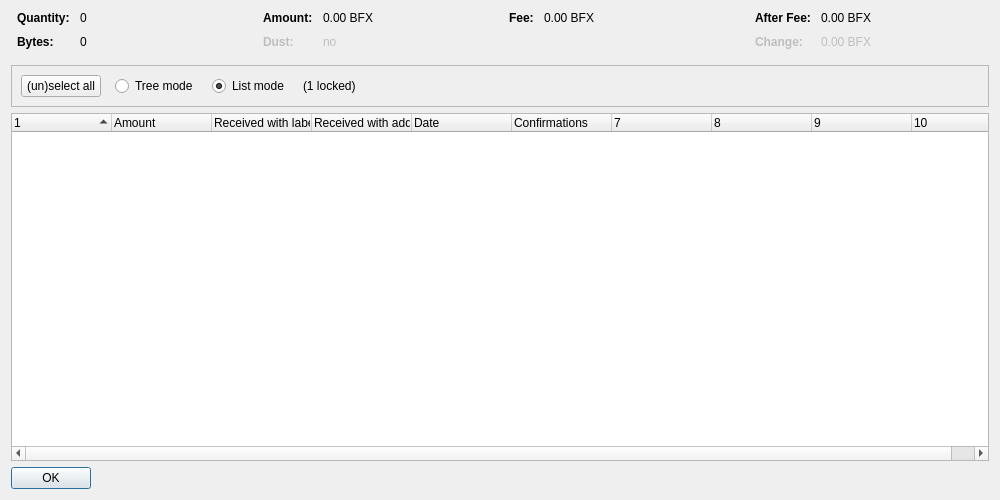
<?xml version="1.0" encoding="UTF-8"?>
<ui version="4.0">
 <class>CoinControlDialog</class>
 <widget class="QDialog" name="CoinControlDialog">
  <property name="geometry">
   <rect>
    <x>0</x>
    <y>0</y>
    <width>1000</width>
    <height>500</height>
   </rect>
  </property>
  <property name="windowTitle">
   <string>Coin Selection</string>
  </property>
  <layout class="QVBoxLayout" name="verticalLayout">
   <item>
    <layout class="QHBoxLayout" name="horizontalLayoutTop" stretch="0,0,0,0">
     <property name="topMargin">
      <number>0</number>
     </property>
     <property name="bottomMargin">
      <number>10</number>
     </property>
     <item>
      <layout class="QFormLayout" name="formLayoutCoinControl1">
       <property name="horizontalSpacing">
        <number>10</number>
       </property>
       <property name="verticalSpacing">
        <number>10</number>
       </property>
       <property name="leftMargin">
        <number>6</number>
       </property>
       <property name="rightMargin">
        <number>6</number>
       </property>
       <item row="0" column="0">
        <widget class="QLabel" name="labelCoinControlQuantityText">
         <property name="font">
          <font>
           <weight>75</weight>
           <bold>true</bold>
          </font>
         </property>
         <property name="text">
          <string>Quantity:</string>
         </property>
        </widget>
       </item>
       <item row="0" column="1">
        <widget class="QLabel" name="labelCoinControlQuantity">
         <property name="cursor">
          <cursorShape>IBeamCursor</cursorShape>
         </property>
         <property name="contextMenuPolicy">
          <enum>Qt::ActionsContextMenu</enum>
         </property>
         <property name="text">
          <string notr="true">0</string>
         </property>
         <property name="textInteractionFlags">
          <set>Qt::LinksAccessibleByMouse|Qt::TextSelectableByKeyboard|Qt::TextSelectableByMouse</set>
         </property>
        </widget>
       </item>
       <item row="1" column="0">
        <widget class="QLabel" name="labelCoinControlBytesText">
         <property name="font">
          <font>
           <weight>75</weight>
           <bold>true</bold>
          </font>
         </property>
         <property name="text">
          <string>Bytes:</string>
         </property>
        </widget>
       </item>
       <item row="1" column="1">
        <widget class="QLabel" name="labelCoinControlBytes">
         <property name="cursor">
          <cursorShape>IBeamCursor</cursorShape>
         </property>
         <property name="contextMenuPolicy">
          <enum>Qt::ActionsContextMenu</enum>
         </property>
         <property name="text">
          <string notr="true">0</string>
         </property>
         <property name="textInteractionFlags">
          <set>Qt::LinksAccessibleByMouse|Qt::TextSelectableByKeyboard|Qt::TextSelectableByMouse</set>
         </property>
        </widget>
       </item>
      </layout>
     </item>
     <item>
      <layout class="QFormLayout" name="formLayoutCoinControl2">
       <property name="horizontalSpacing">
        <number>10</number>
       </property>
       <property name="verticalSpacing">
        <number>10</number>
       </property>
       <property name="leftMargin">
        <number>6</number>
       </property>
       <property name="rightMargin">
        <number>6</number>
       </property>
       <item row="0" column="0">
        <widget class="QLabel" name="labelCoinControlAmountText">
         <property name="font">
          <font>
           <weight>75</weight>
           <bold>true</bold>
          </font>
         </property>
         <property name="text">
          <string>Amount:</string>
         </property>
        </widget>
       </item>
       <item row="0" column="1">
        <widget class="QLabel" name="labelCoinControlAmount">
         <property name="cursor">
          <cursorShape>IBeamCursor</cursorShape>
         </property>
         <property name="contextMenuPolicy">
          <enum>Qt::ActionsContextMenu</enum>
         </property>
         <property name="text">
          <string notr="true">0.00 BFX</string>
         </property>
         <property name="textInteractionFlags">
          <set>Qt::LinksAccessibleByMouse|Qt::TextSelectableByKeyboard|Qt::TextSelectableByMouse</set>
         </property>
        </widget>
       </item>
       <item row="1" column="0">
        <widget class="QLabel" name="labelCoinControlLowOutputText">
         <property name="enabled">
          <bool>false</bool>
         </property>
         <property name="font">
          <font>
           <weight>75</weight>
           <bold>true</bold>
          </font>
         </property>
         <property name="text">
          <string>Dust:</string>
         </property>
        </widget>
       </item>
       <item row="1" column="1">
        <widget class="QLabel" name="labelCoinControlLowOutput">
         <property name="enabled">
          <bool>false</bool>
         </property>
         <property name="cursor">
          <cursorShape>IBeamCursor</cursorShape>
         </property>
         <property name="contextMenuPolicy">
          <enum>Qt::ActionsContextMenu</enum>
         </property>
         <property name="text">
          <string notr="true">no</string>
         </property>
         <property name="textInteractionFlags">
          <set>Qt::LinksAccessibleByMouse|Qt::TextSelectableByKeyboard|Qt::TextSelectableByMouse</set>
         </property>
        </widget>
       </item>
      </layout>
     </item>
     <item>
      <layout class="QFormLayout" name="formLayoutCoinControl3">
       <property name="horizontalSpacing">
        <number>10</number>
       </property>
       <property name="verticalSpacing">
        <number>10</number>
       </property>
       <property name="leftMargin">
        <number>6</number>
       </property>
       <property name="rightMargin">
        <number>6</number>
       </property>
       <item row="0" column="0">
        <widget class="QLabel" name="labelCoinControlFeeText">
         <property name="font">
          <font>
           <weight>75</weight>
           <bold>true</bold>
          </font>
         </property>
         <property name="text">
          <string>Fee:</string>
         </property>
        </widget>
       </item>
       <item row="0" column="1">
        <widget class="QLabel" name="labelCoinControlFee">
         <property name="cursor">
          <cursorShape>IBeamCursor</cursorShape>
         </property>
         <property name="contextMenuPolicy">
          <enum>Qt::ActionsContextMenu</enum>
         </property>
         <property name="text">
          <string notr="true">0.00 BFX</string>
         </property>
         <property name="textInteractionFlags">
          <set>Qt::LinksAccessibleByMouse|Qt::TextSelectableByKeyboard|Qt::TextSelectableByMouse</set>
         </property>
        </widget>
       </item>
      </layout>
     </item>
     <item>
      <layout class="QFormLayout" name="formLayoutCoinControl4">
       <property name="horizontalSpacing">
        <number>10</number>
       </property>
       <property name="verticalSpacing">
        <number>10</number>
       </property>
       <property name="leftMargin">
        <number>6</number>
       </property>
       <property name="rightMargin">
        <number>6</number>
       </property>
       <item row="0" column="0">
        <widget class="QLabel" name="labelCoinControlAfterFeeText">
         <property name="font">
          <font>
           <weight>75</weight>
           <bold>true</bold>
          </font>
         </property>
         <property name="text">
          <string>After Fee:</string>
         </property>
        </widget>
       </item>
       <item row="0" column="1">
        <widget class="QLabel" name="labelCoinControlAfterFee">
         <property name="cursor">
          <cursorShape>IBeamCursor</cursorShape>
         </property>
         <property name="contextMenuPolicy">
          <enum>Qt::ActionsContextMenu</enum>
         </property>
         <property name="text">
          <string notr="true">0.00 BFX</string>
         </property>
         <property name="textInteractionFlags">
          <set>Qt::LinksAccessibleByMouse|Qt::TextSelectableByKeyboard|Qt::TextSelectableByMouse</set>
         </property>
        </widget>
       </item>
       <item row="1" column="0">
        <widget class="QLabel" name="labelCoinControlChangeText">
         <property name="enabled">
          <bool>false</bool>
         </property>
         <property name="font">
          <font>
           <weight>75</weight>
           <bold>true</bold>
          </font>
         </property>
         <property name="text">
          <string>Change:</string>
         </property>
        </widget>
       </item>
       <item row="1" column="1">
        <widget class="QLabel" name="labelCoinControlChange">
         <property name="enabled">
          <bool>false</bool>
         </property>
         <property name="cursor">
          <cursorShape>IBeamCursor</cursorShape>
         </property>
         <property name="contextMenuPolicy">
          <enum>Qt::ActionsContextMenu</enum>
         </property>
         <property name="text">
          <string notr="true">0.00 BFX</string>
         </property>
         <property name="textInteractionFlags">
          <set>Qt::LinksAccessibleByMouse|Qt::TextSelectableByKeyboard|Qt::TextSelectableByMouse</set>
         </property>
        </widget>
       </item>
      </layout>
     </item>
    </layout>
   </item>
   <item>
    <widget class="QFrame" name="frame">
     <property name="minimumSize">
      <size>
       <width>0</width>
       <height>40</height>
      </size>
     </property>
     <property name="frameShape">
      <enum>QFrame::StyledPanel</enum>
     </property>
     <property name="frameShadow">
      <enum>QFrame::Sunken</enum>
     </property>
     <layout class="QHBoxLayout" name="horizontalLayout">
      <item>
       <layout class="QHBoxLayout" name="horizontalLayoutPanel" stretch="0,0,0,0,0">
        <property name="spacing">
         <number>14</number>
        </property>
        <item>
         <widget class="QPushButton" name="pushButtonSelectAll">
          <property name="sizePolicy">
           <sizepolicy hsizetype="Maximum" vsizetype="Fixed">
            <horstretch>0</horstretch>
            <verstretch>0</verstretch>
           </sizepolicy>
          </property>
          <property name="text">
           <string>(un)select all</string>
          </property>
          <property name="autoDefault">
           <bool>false</bool>
          </property>
         </widget>
        </item>
        <item>
         <widget class="QRadioButton" name="radioTreeMode">
          <property name="sizePolicy">
           <sizepolicy hsizetype="Maximum" vsizetype="Fixed">
            <horstretch>0</horstretch>
            <verstretch>0</verstretch>
           </sizepolicy>
          </property>
          <property name="text">
           <string>Tree mode</string>
          </property>
         </widget>
        </item>
        <item>
         <widget class="QRadioButton" name="radioListMode">
          <property name="sizePolicy">
           <sizepolicy hsizetype="Maximum" vsizetype="Fixed">
            <horstretch>0</horstretch>
            <verstretch>0</verstretch>
           </sizepolicy>
          </property>
          <property name="text">
           <string>List mode</string>
          </property>
          <property name="checked">
           <bool>true</bool>
          </property>
         </widget>
        </item>
        <item>
         <widget class="QLabel" name="labelLocked">
          <property name="text">
           <string notr="true">(1 locked)</string>
          </property>
         </widget>
        </item>
        <item>
         <spacer name="horizontalSpacer">
          <property name="orientation">
           <enum>Qt::Horizontal</enum>
          </property>
          <property name="sizeHint" stdset="0">
           <size>
            <width>40</width>
            <height>20</height>
           </size>
          </property>
         </spacer>
        </item>
       </layout>
      </item>
     </layout>
    </widget>
   </item>
   <item>
    <widget class="CoinControlTreeWidget" name="treeWidget">
     <property name="contextMenuPolicy">
      <enum>Qt::CustomContextMenu</enum>
     </property>
     <property name="sortingEnabled">
      <bool>false</bool>
     </property>
     <property name="columnCount">
      <number>10</number>
     </property>
     <attribute name="headerShowSortIndicator" stdset="0">
      <bool>true</bool>
     </attribute>
     <attribute name="headerStretchLastSection">
      <bool>false</bool>
     </attribute>
     <column>
      <property name="text">
       <string/>
      </property>
     </column>
     <column>
      <property name="text">
       <string>Amount</string>
      </property>
     </column>
     <column>
      <property name="text">
       <string>Received with label</string>
      </property>
     </column>
     <column>
      <property name="text">
       <string>Received with address</string>
      </property>
     </column>
     <column>
      <property name="text">
       <string>Date</string>
      </property>
     </column>
     <column>
      <property name="text">
       <string>Confirmations</string>
      </property>
      <property name="toolTip">
       <string>Confirmed</string>
      </property>
     </column>
     <column>
      <property name="text">
       <string/>
      </property>
     </column>
     <column>
      <property name="text">
       <string/>
      </property>
     </column>
     <column>
      <property name="text">
       <string/>
      </property>
     </column>
     <column>
      <property name="text">
       <string/>
      </property>
     </column>
    </widget>
   </item>
   <item>
    <widget class="QDialogButtonBox" name="buttonBox">
     <property name="sizePolicy">
      <sizepolicy hsizetype="Maximum" vsizetype="Fixed">
       <horstretch>0</horstretch>
       <verstretch>0</verstretch>
      </sizepolicy>
     </property>
     <property name="orientation">
      <enum>Qt::Horizontal</enum>
     </property>
     <property name="standardButtons">
      <set>QDialogButtonBox::Ok</set>
     </property>
    </widget>
   </item>
  </layout>
 </widget>
 <customwidgets>
  <customwidget>
   <class>CoinControlTreeWidget</class>
   <extends>QTreeWidget</extends>
   <header>qt/coincontroltreewidget.h</header>
  </customwidget>
 </customwidgets>
 <resources/>
 <connections/>
</ui>
